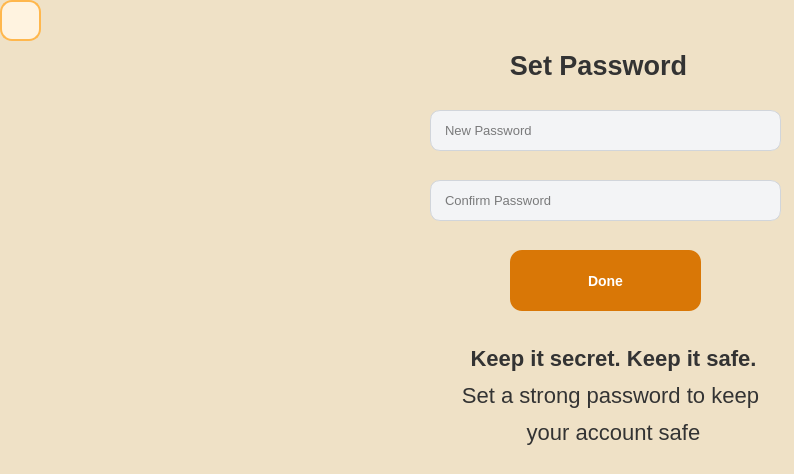
<?xml version="1.0" encoding="UTF-8"?>
<ui version="4.0">
 <class>Reset_Pass</class>
 <widget class="QWidget" name="Reset_Pass">
  <property name="geometry">
   <rect>
    <x>0</x>
    <y>0</y>
    <width>794</width>
    <height>474</height>
   </rect>
  </property>
  <property name="minimumSize">
   <size>
    <width>794</width>
    <height>474</height>
   </size>
  </property>
  <property name="maximumSize">
   <size>
    <width>794</width>
    <height>474</height>
   </size>
  </property>
  <property name="windowTitle">
   <string>Form</string>
  </property>
  <property name="styleSheet">
   <string notr="true">   background-color: #EFE1C6;</string>
  </property>
  <widget class="QLabel" name="Login_signup_label">
   <property name="geometry">
    <rect>
     <x>440</x>
     <y>30</y>
     <width>311</width>
     <height>71</height>
    </rect>
   </property>
   <property name="styleSheet">
    <string notr="true">QLabel {
    font-family: &quot;Segoe UI&quot;, &quot;Vazir&quot;, sans-serif;
    font-size: 22px;
    font-weight: bold;
    color: #333333;
    padding: 10px;
    qproperty-alignment: AlignCenter;
    text-shadow: 1px 1px 1px rgba(0,0,0,0.1);
	border: none;
    background-color: transparent;
}</string>
   </property>
   <property name="frameShape">
    <enum>QFrame::NoFrame</enum>
   </property>
   <property name="text">
    <string>&lt;html&gt;&lt;head/&gt;&lt;body&gt;&lt;p align=&quot;center&quot;&gt;&lt;span style=&quot; font-size:20pt;&quot;&gt;Set Password&lt;/span&gt;&lt;/p&gt;&lt;/body&gt;&lt;/html&gt;</string>
   </property>
  </widget>
  <widget class="QLineEdit" name="Password_lineEdit_4">
   <property name="geometry">
    <rect>
     <x>430</x>
     <y>110</y>
     <width>351</width>
     <height>41</height>
    </rect>
   </property>
   <property name="styleSheet">
    <string notr="true">QLineEdit {
    background-color: #f3f4f6;   /* خاکستری خیلی روشن */
    border: 1px solid #d1d5db;   /* خط باریک خاکستری */
    border-radius: 10px;         /* گوشه‌های منحنی */
    padding: 6px 12px;           /* فضای داخلی برای متن */
    font-size: 13px;
}
QLineEdit:focus {
    border: 1px solid #fb923c;  /* نارنجی خوشرنگ هنگام فوکوس */
    background-color: #fff;     /* سفید شدن پس‌زمینه */
}</string>
   </property>
   <property name="echoMode">
    <enum>QLineEdit::Password</enum>
   </property>
   <property name="placeholderText">
    <string>New Password</string>
   </property>
  </widget>
  <widget class="QLineEdit" name="Password_lineEdit_5">
   <property name="geometry">
    <rect>
     <x>430</x>
     <y>180</y>
     <width>351</width>
     <height>41</height>
    </rect>
   </property>
   <property name="styleSheet">
    <string notr="true">QLineEdit {
    background-color: #f3f4f6;   /* خاکستری خیلی روشن */
    border: 1px solid #d1d5db;   /* خط باریک خاکستری */
    border-radius: 10px;         /* گوشه‌های منحنی */
    padding: 6px 12px;           /* فضای داخلی برای متن */
    font-size: 13px;
}
QLineEdit:focus {
    border: 1px solid #fb923c;  /* نارنجی خوشرنگ هنگام فوکوس */
    background-color: #fff;     /* سفید شدن پس‌زمینه */
}</string>
   </property>
   <property name="echoMode">
    <enum>QLineEdit::Password</enum>
   </property>
   <property name="placeholderText">
    <string>Confirm Password</string>
   </property>
  </widget>
  <widget class="QPushButton" name="pushButton">
   <property name="geometry">
    <rect>
     <x>510</x>
     <y>250</y>
     <width>191</width>
     <height>61</height>
    </rect>
   </property>
   <property name="layoutDirection">
    <enum>Qt::RightToLeft</enum>
   </property>
   <property name="styleSheet">
    <string notr="true">QPushButton {
    background-color: #d97706;    /* نارنجی خاکی */
    color: white;                 /* رنگ متن */
    border: none;                 /* حذف کادر پیش‌فرض */
    border-radius: 12px;          /* گوشه‌های منحنی */
    padding: 8px 20px;            /* فضای داخلی دکمه */
    font-weight: bold;            /* ضخیم شدن فونت */
    font-size: 14px;
}

QPushButton:hover {
    background-color: #f59e0b;    /* رنگ روشن‌تر موقع hover */
}
</string>
   </property>
   <property name="text">
    <string>Done</string>
   </property>
  </widget>
  <widget class="QLabel" name="label_2">
   <property name="geometry">
    <rect>
     <x>480</x>
     <y>390</y>
     <width>55</width>
     <height>16</height>
    </rect>
   </property>
   <property name="text">
    <string/>
   </property>
  </widget>
  <widget class="QLabel" name="Login_signup_label_2">
   <property name="geometry">
    <rect>
     <x>440</x>
     <y>300</y>
     <width>341</width>
     <height>191</height>
    </rect>
   </property>
   <property name="styleSheet">
    <string notr="true">QLabel {
    font-family: &quot;Segoe UI&quot;, &quot;Vazir&quot;, sans-serif;
    font-size: 22px;
    font-weight: bold;
    color: #333333;
    padding: 10px;
    qproperty-alignment: AlignCenter;
    text-shadow: 1px 1px 1px rgba(0,0,0,0.1);
	border: none;
    background-color: transparent;
}</string>
   </property>
   <property name="frameShape">
    <enum>QFrame::NoFrame</enum>
   </property>
   <property name="text">
    <string>&lt;html&gt;&lt;head/&gt;&lt;body&gt;&lt;p align=&quot;center&quot;&gt;Keep it secret. Keep it safe.&lt;/p&gt;&lt;p align=&quot;center&quot;&gt;&lt;span style=&quot; font-weight:400;&quot;&gt;Set a strong password to keep &lt;/span&gt;&lt;/p&gt;&lt;p align=&quot;center&quot;&gt;&lt;span style=&quot; font-weight:400;&quot;&gt;your account safe&lt;/span&gt;&lt;/p&gt;&lt;/body&gt;&lt;/html&gt;</string>
   </property>
  </widget>
  <widget class="QLabel" name="label">
   <property name="geometry">
    <rect>
     <x>-10</x>
     <y>-10</y>
     <width>421</width>
     <height>661</height>
    </rect>
   </property>
   <property name="text">
    <string/>
   </property>
   <property name="pixmap">
    <pixmap resource="Source.qrc">:/ImageFolder/Set_password.png</pixmap>
   </property>
   <property name="scaledContents">
    <bool>true</bool>
   </property>
  </widget>
  <widget class="QPushButton" name="back_pushButton">
   <property name="geometry">
    <rect>
     <x>0</x>
     <y>0</y>
     <width>41</width>
     <height>41</height>
    </rect>
   </property>
   <property name="styleSheet">
    <string notr="true">QPushButton#back_pushButton {
    background-color: #FFF3E0;               /* کرم روشن */
    color: #FF5722;                          /* متن نارنجی */
    font: bold 10pt &quot;Segoe UI&quot;;
    border: 2px solid #FFB74D;
    border-radius: 12px;
    padding: 6px 12px;
    icon-size: 18px 18px;                   /* اندازه آیکون */
}

QPushButton#back_pushButton:hover {
    background-color: #FFE0B2;               /* روشن‌تر هنگام هاور */
    color: #E64A19;                          /* متن تیره‌تر */
    border: 2px solid #FFA726;
}
</string>
   </property>
   <property name="text">
    <string/>
   </property>
   <property name="icon">
    <iconset resource="Source.qrc">
     <normaloff>:/ImageFolder/Back.png</normaloff>:/ImageFolder/Back.png</iconset>
   </property>
  </widget>
 </widget>
 <resources>
  <include location="Source.qrc"/>
 </resources>
 <connections/>
</ui>
